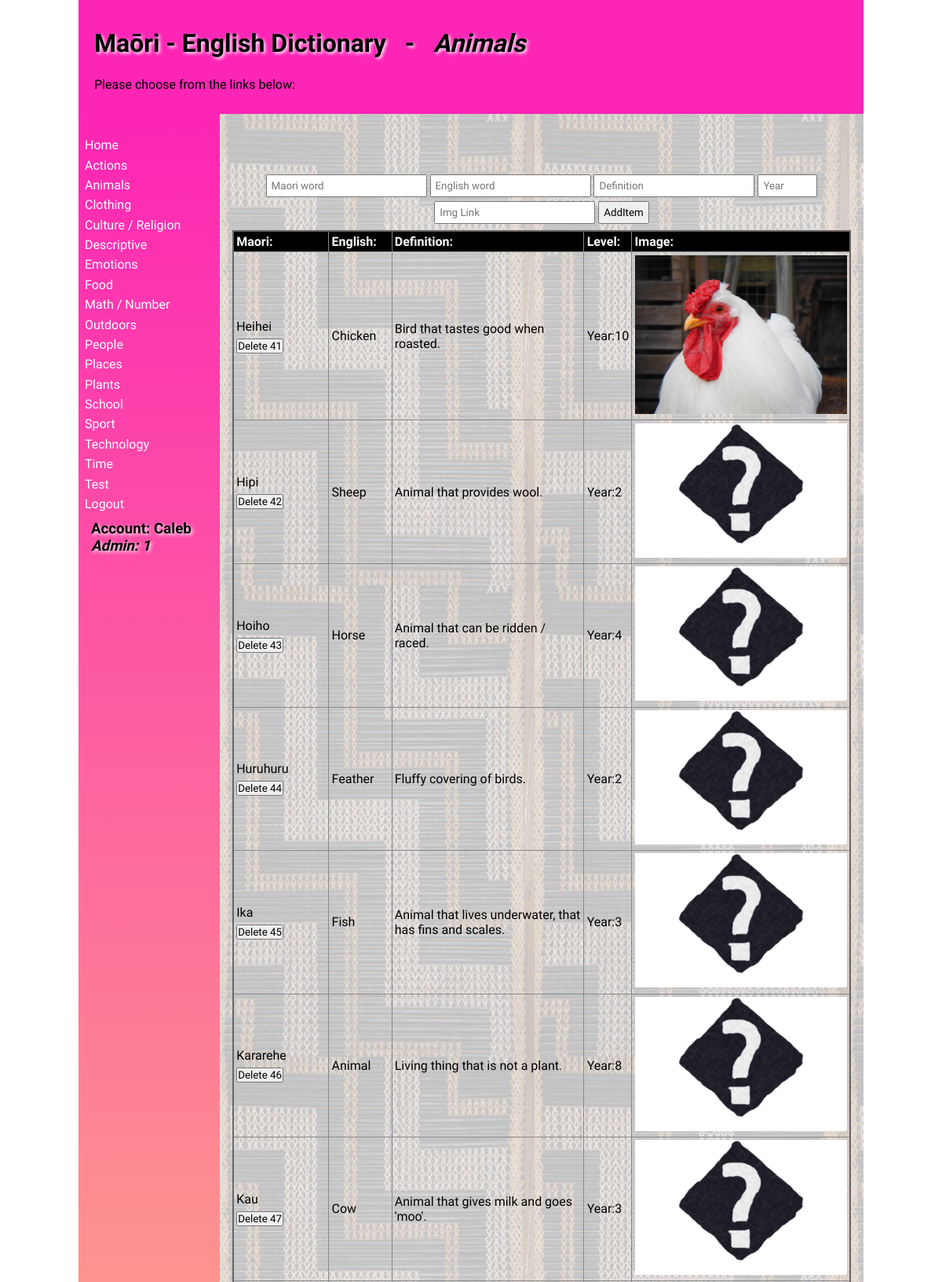
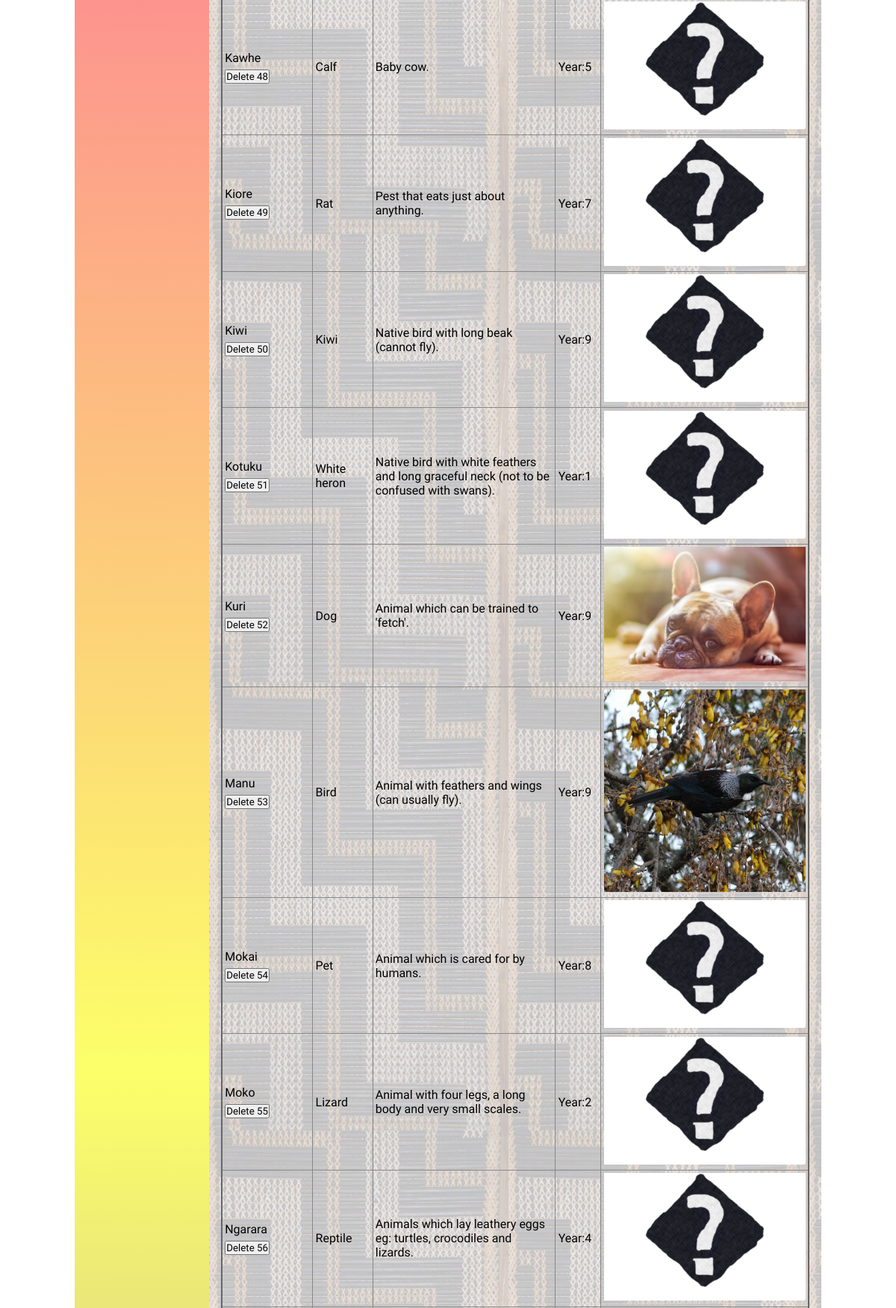
Page /main/Animals (signed in, upper part) on the committed database (2 pictures, top to bottom).
### tables this page shows
CREATE TABLE categories
(
	id integer /*autoincrement needs PK*/,
	category varchar(30)
, link varchar(30));

CREATE TABLE "dictionary"
(
	id integer
		constraint dictionary_pk
			primary key autoincrement,
	maori varchar(30),
	english varchar(30),
	category varchar(30),
	definition varchar(60),
	level integer
);

### app.py (the view, shortened to what this page needs)
@app.route('/main/<category>', methods=['GET', 'POST'])
def render_menu_page(category):
    current_category = category.replace("&", " / ").capitalize()
    print(current_category)
    return render_template("main.html", table=get_dictionary(), categories=get_categories(),
                           current=current_category, logged_in=is_logged_in(),
                           name=session.get('first_name'), admin=session.get('admin'))

### app.py (called while the page is built)
def create_connection(db_file):
    try:
        connection = sqlite3.connect(db_file)
        print(connection)
        return connection
    except Error as e:
        print(e)
    return None

def get_dictionary():
    con = create_connection(DB_NAME)
    query = "SELECT id, maori, english, category, definition, level FROM dictionary"
    cur = con.cursor()
    cur.execute(query)
    table = cur.fetchall()
    con.close()
    return table

def get_categories():
    con = create_connection(DB_NAME)
    query = "SELECT category, link FROM categories"
    cur = con.cursor()
    cur.execute(query)
    categories_table = cur.fetchall()
    con.close()
    return categories_table

def is_logged_in():
    if session.get('email') is None:
        print("Currently not logged in")
        return False
    else:
        print("Currently logged in")
        return True

### templates/main.html (shortened to what this page needs)
{% extends "base.html" %}
{% block heading %}Maōri - English Dictionary &#160;&#160;-&#160;&#160; <em>{{current}}</em>{% endblock %}
{% block main %}
<div class="table">
    <table>
        <tr>
            <th>Maori:</th>
            <th>English:</th>
            <th>Definition:</th>
            <th>Level:</th>
            <th>Image:</th>
        </tr>
        {% for items in table %}
            {% if items[3].capitalize() == current: %}
                <tr>
                    <td>{{items[1].capitalize()}}
                        {% if admin == 1: %} <form class="myform" method="POST">
                            <input type="submit" name="button" value="Delete {{items[0]}}"/>
                        </form> {% endif %}
                    </td>
                    <td>{{items[2].capitalize()}} </td>
                    <td>{{items[4].capitalize()}}</td>
                    <td>Year:{{items[5]}}</td>
                    <td><img id="img" src="/static/images/{{ items[2] }}.jpg" alt="Not Found"
                             onerror=this.src="/static/images/null.jpg"></td>
                </tr>
            {% endif %}
        {% endfor %}
        {% if admin == 1: %}
        <form class="myform" method="POST">
            <div class="button-group">
                <label><input name="maori" placeholder="Maori word"></label>
                <label><input name="english" placeholder="English word"></label>
                <label><input name="definition" placeholder="Definition"></label>
                <label><input type="number" name="level" placeholder="Year" min="1" max="10"></label>
                <label><input name="image" placeholder="Img Link"></label>
                <input type="submit" name="button" value="AddItem">
            </div>
        </form>
        {% endif %}
    </table>
</div>
{% endblock %}

### templates/base.html (shortened to what this page needs)
<!doctype html>
<html lang="en">
<head>
	<link href="{{ url_for('static', filename='css/style.css') }}" rel="stylesheet">
</head>
<body>
	<div id="container">
		<header>
			<div class="header">
				<h1>{% block heading %}{% endblock %}</h1>
				<p>Please choose from the links below:</p>
			</div>
		</header>
		<nav>
			<ul>
				<li><a href="\">Home</a></li>
				{% for category, link in categories %}
				<li><a href="\main\{{ link }}">{{ category }}</a></li>
        		{% endfor %}
				{% if logged_in: %}
					<li><a href="\logout">Logout</a></li>
					<h3>Account: {{ name }} <em>Admin: {{ admin }}</em></h3>
				{% else: %}
					<li><a href="\login">Login</a></li>
					<span></span>
					<h3>Not logged in.</h3>
				{% endif %}
			</ul>
		</nav>
		<main>
            {% block main %}{% endblock %}
        </main>
	</div>
</body>
</html>

### static/css/style.css (style rules this page uses)
* { font-family: Comfortaa, sans-serif; margin: 0; padding: 0; box-sizing: border-box; }
#container { display: grid; grid-template-columns: 75px auto; grid-template-areas: 'nav header' 'main main' 'footer footer'; }
header { display: flex; flex-wrap: wrap; padding:20px; grid-area: header; background-color: #fd25b5; }
nav { grid-area: nav; }
main { grid-area: main; padding: 1rem; background-color: #edd; }
h1, h2 { padding: 1rem 0; font-family: 'Suez One', serif; color: #000; text-shadow: 2px 2px 4px #fff; }
h3, h4 { padding: 0.5rem; font-family: 'Suez One', serif; color: #000; text-shadow: 2px 2px 4px #fff; }
p { padding: 0.5rem 0; }
a { color: #222; }
img { width: 100%; }
table { width: 100%; border: 2px solid #666; border-collapse: collapse; }
th, td { border: 1px solid #888; padding: 0.2rem; text-align: left; }
th { background-color: #000; color: #fff; }
.myform { margin: auto; padding-top: 5px; }
.button-group { margin-top: 3rem; text-align: center; padding: 8px; }
.button-group input, select { margin-top: 5px; padding: 5px; }
@media only screen and (min-width: 768px) { #container { grid-template-columns: 180px auto; grid-template-areas: 'header header' 'nav main' 'footer footer'; } }
@media only screen and (min-width: 768px) { nav { background: linear-gradient(180deg, rgb(253, 37, 181) 0%, rgb(252, 255, 105) 50%, rgb(98, 28, 250) 100%); padding: 0.5rem; } }
@media only screen and (min-width: 768px) { nav ul { list-style: none; } }
@media only screen and (min-width: 768px) { nav li { padding: 0.2rem 0; } }
@media only screen and (min-width: 768px) { nav a { color: #fff; text-decoration: none; } }
@media only screen and (min-width: 768px) { main { background-image: url('/static/images/poutama.jpg'); } }
@media only screen and (min-width: 1000px) { #container { width: 1000px; margin: auto; } }

### rows in the picture
categories: category "Actions"
categories: category "Animals"
categories: category "Clothing"
categories: category "Culture / Religion"
categories: category "Descriptive"
categories: category "Emotions"
categories: category "Food"
categories: category "Math / Number"
categories: category "Outdoors"
categories: category "People"
categories: category "Places"
categories: category "Plants"
categories: category "School"
categories: category "Sport"
categories: category "Technology"
categories: category "Time"
categories: category "Test"
dictionary: maori "Heihei", button "Delete 41", english "Chicken", definition "Bird that tastes good when roasted.", level "10", english (picture)
dictionary: maori "Hipi", button "Delete 42", english "Sheep", definition "Animal that provides wool.", level "2"
dictionary: maori "Hoiho", button "Delete 43", english "Horse", definition "Animal that can be ridden / raced.", level "4"
dictionary: maori "Huruhuru", button "Delete 44", english "Feather", definition "Fluffy covering of birds.", level "2"
dictionary: maori "Ika", button "Delete 45", english "Fish", definition "Animal that lives underwater, that has fins and scales.", level "3"
dictionary: maori "Kararehe", button "Delete 46", english "Animal", definition "Living thing that is not a plant.", level "8"
dictionary: maori "Kau", button "Delete 47", english "Cow", definition "Animal that gives milk and goes 'moo'.", level "3"
dictionary: maori "Kawhe", button "Delete 48", english "Calf", definition "Baby cow.", level "5"
dictionary: maori "Kiore", button "Delete 49", english "Rat", definition "Pest that eats just about anything.", level "7"
dictionary: maori "Kiwi", button "Delete 50", english "Kiwi", definition "Native bird with long beak (cannot fly).", level "9"
dictionary: maori "Kotuku", button "Delete 51", english "White heron", definition "Native bird with white feathers and long graceful neck (not to be confused with swans).", level "1"
dictionary: maori "Kuri", button "Delete 52", english "Dog", definition "Animal which can be trained to 'fetch'.", level "9", shows a picture
dictionary: maori "Manu", button "Delete 53", english "Bird", definition "Animal with feathers and wings (can usually fly).", level "9", english (picture)
dictionary: maori "Mokai", button "Delete 54", english "Pet", definition "Animal which is cared for by humans.", level "8"
dictionary: maori "Moko", button "Delete 55", english "Lizard", definition "Animal with four legs, a long body and very small scales.", level "2"
dictionary: maori "Ngarara", button "Delete 56", english "Reptile", definition "Animals which lay leathery eggs eg: turtles, crocodiles and lizards.", level "4"

### other values in the picture
{{ current }} "Animals"
{{ name }} "Caleb"
{{ admin }} "1"
